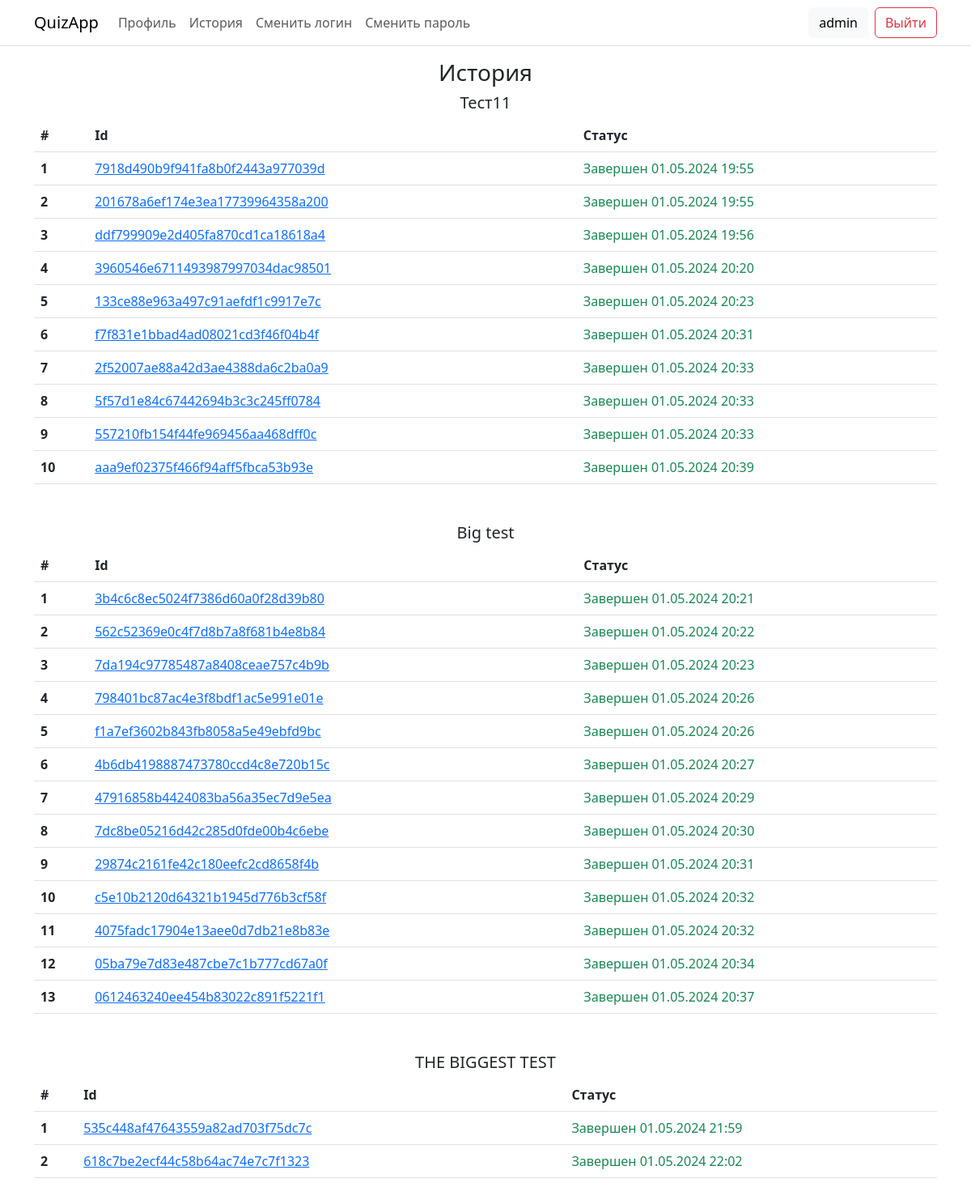
Before: /history (signed in) with the older database file.
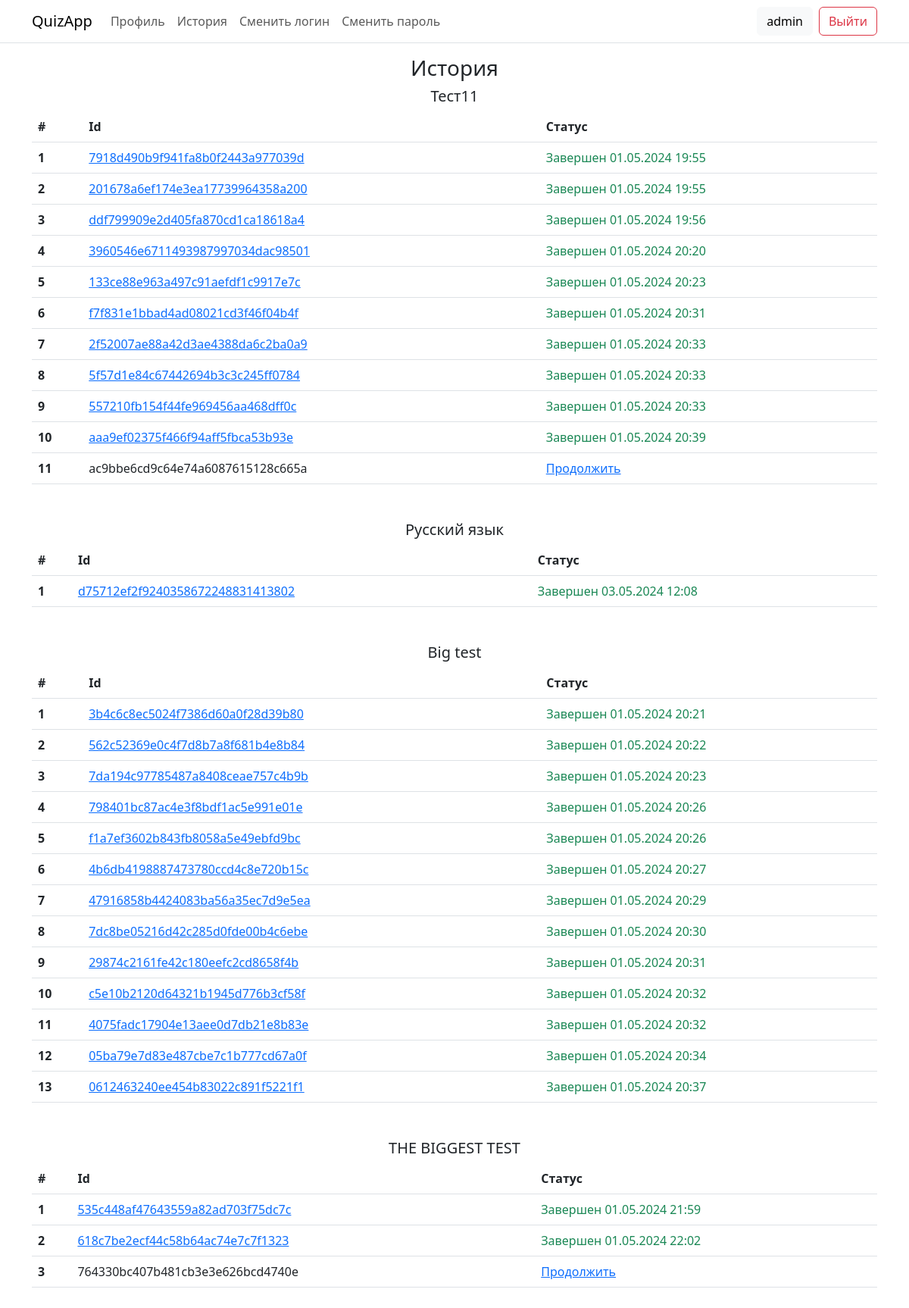
After: the same page with the newer database file.
### Web/models.py (models this page shows)
class UserAnswers(models.Model):
    id = models.CharField(max_length = 32, primary_key = True)
    test = models.ForeignKey(Test, on_delete = models.CASCADE)
    stage = models.IntegerField(default = 0)
    user_id = models.IntegerField(default = -1)
    correct_answers = models.FloatField(default = 0)
    correct_answer_rate = models.FloatField(default = 0)
    finished_at = models.DateTimeField(default = datetime.datetime.today())
    is_finished = models.BooleanField(default = False)

class Test(models.Model):
    tags = models.ManyToManyField(Tags)
    user = models.ForeignKey(User, on_delete = models.CASCADE)
    title = models.CharField(max_length = 200, default = "")
    description = models.CharField(max_length = 2000, default = "")
    is_published = models.BooleanField(default = False)
    published_at = models.DateField(default = datetime.date.today())
    created_at = models.DateField(default = datetime.date.today())
    pass_rate = models.IntegerField(default = 0)

### Web/views.py (the view)
# urls.py: path("history", web.history),
@login_required
def history(request):
    user_answers = UserAnswers.objects.filter(user_id = request.user.id).order_by("test_id")
    results = list()
    _list = list()
    if user_answers.count() > 0:
        test_id = user_answers[0].test_id
        for answer in user_answers:
            if answer.test_id != test_id:
                results.append((Test.objects.get(id = test_id).title, _list))
                test_id = answer.test_id
                _list = list()
            _list.append(answer)
        results.append((Test.objects.get(id = test_id).title, _list))
    context = { "user_answers": results,
                "username": request.user.username }
    return render(request, "Web/history.html", context)

### templates/Web/history.html (shortened to what this page needs)
{% extends "Web/base.html" %}
{% block auth %}{% include "Web/log_navbar.html" %}{% endblock auth %}
{% block navbar %}{% include "Web/settings_navbar.html" %}{% endblock navbar %}
{% block content %}
<h3 class="text-center">История</h2>
{% if user_answers %}
    {% for title, results in user_answers %}
    <h5 class="text-center">{{ title }}</h5>
    <table class="table mb-5">
        <thead>
            <th>#</th>
            <th>Id</th>
            <th>Статус</th>
        </thead>
        {% for result in results %}
        <tr>
            <th>
                {{ forloop.counter }}
            </th>
            <td>
                {% if result.is_finished %}
                <a target="_blank" href="/result/{{ result.id }}">{{ result.id }}</a>
                {% else %}
                {{ result.id }}
                {% endif %}
            </td>
            <td>
                {% if result.is_finished %}
                <span class="text-success">Завершен {{ result.finished_at|date:"d.m.Y H:i" }}</span>
                {% else %}
                <a href="/test_run/{{ result.test_id }}/{{ result.id }}">Продолжить</a>
                {% endif %}
            </td>
        </tr>
        {% endfor %}
    </table>
    {% endfor %}
{% else %}
<h5 class="text-center text-secondary">Ничего нет</h5>
{% endif %}
{% endblock content %}

Changed rows visible on the page:
added UserAnswers: id "ac9bbe6cd9c64e74a6087615128c665a", shown under "Тест11"
added UserAnswers: title "Русский язык", id "d75712ef2f9240358672248831413802", finished_at "03.05.2024 12:08"
added UserAnswers: id "764330bc407b481cb3e3e626bcd4740e", shown under "THE BIGGEST TEST"
